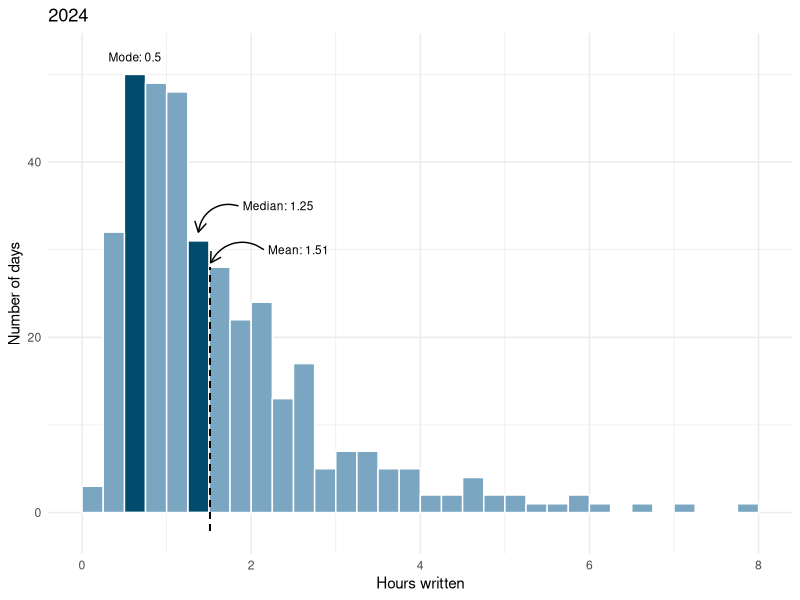
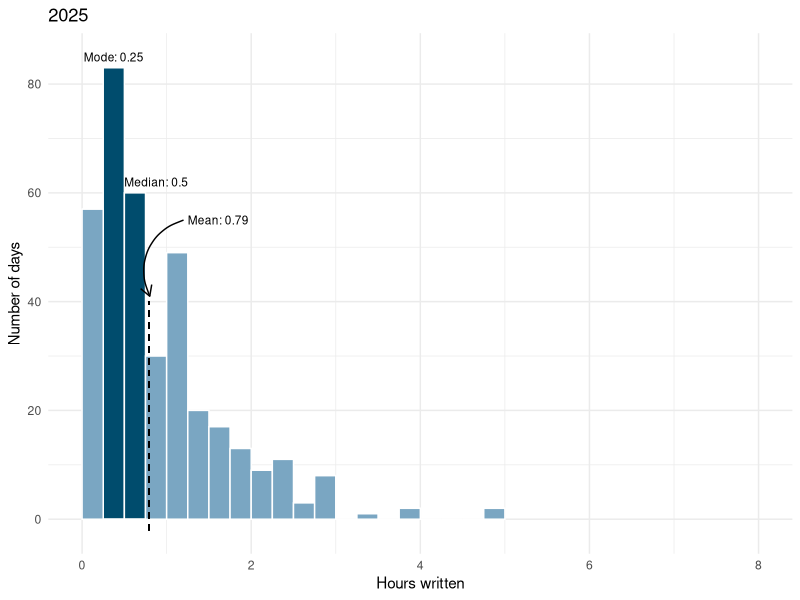
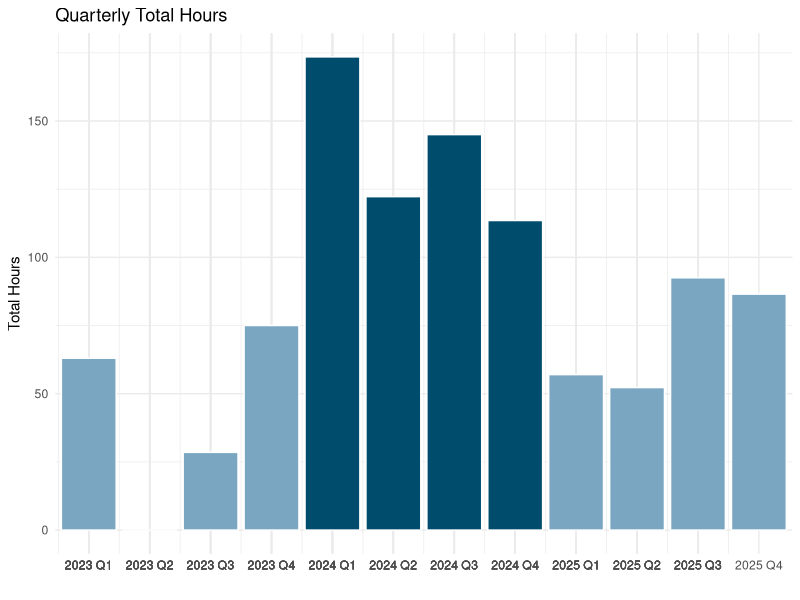
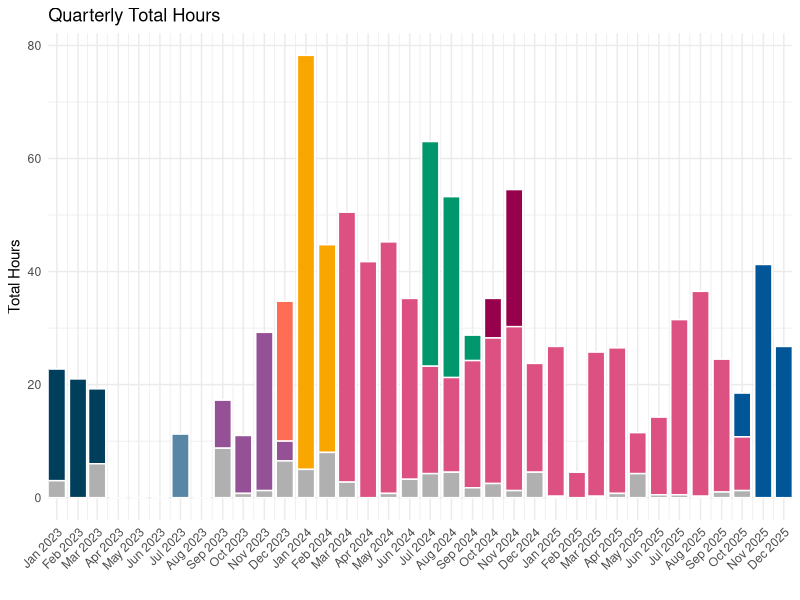
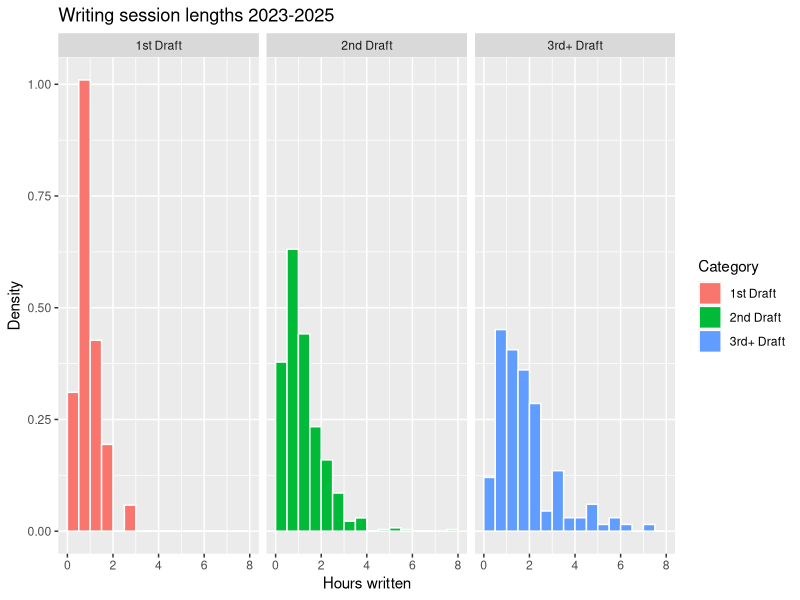

Here is the R script that generated these plots, in order:
## ---- chunk 1
knitr::opts_chunk$set(echo = FALSE)
knitr::opts_chunk$set(out.width = "100%")
library(zoo) #TODO: as.Date conflict
install.packages("tidyverse")
library(tidyverse)
library(knitr)
library(kableExtra)

timesheet <- read.csv("core_writing_data.csv")
timesheet$date <- as.Date(timesheet$Day, format = "%m/%d/%Y")
timesheet_complete <- timesheet %>%
  filter(!is.na(date)) %>%
  complete(date = seq(min(date), max(date), by = "day"), fill = list(Hours = 0, Time = "N/A", Category = "N/A", Project = "N/A", Sub.Project = ""))

#5 color palette
#003f5c
#58508d
#bc5090
#ff6361
#ffa600
## ---- chunk 2
year_2024 <- timesheet_complete %>%
  filter(year(date) == 2024) %>%
  group_by(date) %>%
  summarise(sum_hours = sum(Hours))

year_2024$highlight <- ifelse((year_2024$sum_hours == 0.5 
                                | year_2024$sum_hours == 1.25),
                              "Highlighted", "Normal")

ggplot(year_2024, aes(x = sum_hours, fill=highlight)) +
  geom_histogram(
    binwidth = 0.25,
    boundary = 0,
    closed = "left",
    color = "#FFFFFF",
    show.legend = FALSE
    ) +
  coord_cartesian(xlim = c(0, 8)) +
  scale_fill_manual(values = c("Highlighted" = "#004c6d", "Normal" = "#7AA6C2")) +
  theme_minimal() +
  labs(
    title = "2024",
    x = "Hours written",
    y = "Number of days"
  ) +
  annotate("text",
         x = 0.5 + .125, #center of bin
         y = 52,
         label = "Mode: 0.5",
         size = 3) +
  annotate("text",
         x = 1.9, 
         y = 35,
         label = "Median: 1.25",
         hjust = "left",
         size = 3) +
  annotate("curve",
           x = 1.9 - 0.05,
           y = 35,
           xend = 1.25 +.125,
           yend = 32,
           arrow = arrow(length = unit(0.3, "cm"))) +
  annotate("text",
         x = 2.2, 
         y = 30,
         label = "Mean: 1.51",
         hjust = "left",
         size = 3) +
  annotate("curve",
           x = 2.2 - 0.05,
           y = 30,
           xend = 1.52,
           yend = 28.5,
           arrow = arrow(length = unit(0.3, "cm"))) +
  geom_segment(
    aes(x=1.51, y=-2, xend=1.51, yend=28), 
    linewidth = 0.5,
    linetype = "dashed")
## ---- chunk 3

year_2025 <- timesheet_complete %>%
  filter(year(date) == 2025) %>%
  group_by(date) %>%
  summarise(sum_hours = sum(Hours))

year_2025$highlight <- ifelse((year_2025$sum_hours == 0.25 
                                | year_2025$sum_hours == 0.5),
                              "Highlighted", "Normal")

ggplot(year_2025, aes(x = sum_hours, fill=highlight)) +
  geom_histogram(
    binwidth = 0.25,
    boundary = 0,
    closed = "left",
    color = "#FFFFFF",
    show.legend = FALSE
    ) +
  coord_cartesian(xlim = c(0, 8)) +
  scale_fill_manual(values = c("Highlighted" = "#004c6d", "Normal" = "#7AA6C2")) +
  theme_minimal() +
  labs(
    title = "2025",
    x = "Hours written",
    y = "Number of days"
  ) +
  annotate("text",
         x = 0.25 + .125, #center of bin
         y = 83 + 2,
         label = "Mode: 0.25",
         size = 3) +
  annotate("text",
         x = 0.5, 
         y = 62,
         label = "Median: 0.5",
         hjust = "left",
         size = 3) +
  annotate("text",
         x = 1.25, 
         y = 55,
         label = "Mean: 0.79",
         hjust = "left",
         size = 3) +
  annotate("curve",
          x = 1.25 - 0.05, 
          y = 55, 
          xend = 0.79 + .01,
          yend = 41,
          arrow = arrow(length = unit(0.3, "cm"))) +
  geom_segment(
    aes(x=0.79, y=-2, xend=0.79, yend=40), 
    linewidth=0.5,
    linetype = "dashed")
## ---- chunk 4
quarterly_totals <- timesheet_complete %>%
  mutate(year_quarter = as.yearqtr(date)) %>% 
  group_by(year_quarter) %>%                  
  summarise(total_hours = sum(Hours)) %>%     
  ungroup()

quarterly_totals$highlight <- ifelse(
                  (floor
                   (as.numeric(as.yearqtr(quarterly_totals$year_quarter))) == 2024),
                              "Highlighted", "Normal")

ggplot(quarterly_totals, aes(x = year_quarter, y = total_hours,  fill=highlight)) +
  geom_col(color = "#ffffff", show.legend = FALSE) +
  scale_fill_manual(values = c("Highlighted" = "#004c6d", "Normal" = "#7AA6C2")) +
  labs(title = "Quarterly Total Hours",
       x = "",
       y = "Total Hours") +
  theme_minimal() +
  zoo::scale_x_yearqtr(format = "%Y Q%q", n = 99) + 
  coord_cartesian(xlim = as.yearqtr(c("2023 Q1", "2025 Q4")))


## ---- chunk 5
df <- data.frame(
  Category = c("Q1", "Q2", "Q3", "Q4"),
  y_2023 = c(63, 0, 28.5, 75),
  y_2024 = c(173.5, 122.25, 145, 113.5),
  y_2025 = c(57, 52.25, 92.5, 86.5)
)

df_with_total <- df %>%
  bind_rows(tibble(
    Category = "Total",
    y_2023 = sum(.$y_2023),
    y_2024 = sum(.$y_2024),
    y_2025 = sum(.$y_2025)
  ))

kable(df_with_total, col.names = c("", "2023", "2024","2025")) %>%
  kable_styling(bootstrap_options = "striped", full_width = F, position = "center") %>%
  row_spec(5, bold = T, )
## ---- chunk 6
timeline <- read.csv("timeline_annotated.csv")
timeline$date <- as.Date(timeline$Day, format = "%m/%d/%Y")
timeline_complete <- timeline %>%
  filter(!is.na(date)) %>%
  complete(date = seq(min(date), max(date), by = "day"), fill = list(Hours = 0, Category = "N/A", Project = "N/A", Sub.Project = "", Timeline.category = ""))

monthly_timeline <- timeline_complete %>%
  mutate(year_month = floor_date(date, "month")) %>%
  group_by(year_month, Timeline.category) %>%
  summarise(total_hours = sum(Hours)) %>%
  ungroup()

custom_colors <- c("9 none" = "#B0B0B0",
"5 Sorceress 2nd" = "#003f5c",
"8 1st draft attempt" = "#5886a5",
"7 Raven 1st" = "#955196",
"6 Sorceress 3rd" = "#ff6e54",
"4 Sorceress 4th - R & R" = "#faa600",
"3 Raven 2nd" = "#dd5182",
"2 Sorceress 5th" = "#01976C",
"1 Katarin 1st" = "#97014B",
"0 Katarin 2nd" = "#015697")


ggplot(monthly_timeline, aes(x = year_month, y = total_hours,  fill=Timeline.category)) +
  geom_col(color = "#ffffff", show.legend = FALSE) +
  scale_fill_manual(values = custom_colors) +
  labs(title = "Quarterly Total Hours",
       x = "",
       y = "Total Hours") +
  theme_minimal() +
  scale_x_date(
    date_breaks = "1 month",
    date_labels = "%b %Y",  
    expand = expansion(mult = c(0, 0))
  ) +
  theme(axis.text.x = element_text(angle = 45, hjust = 1))


## ---- chunk 7



timesheet_complete %>%
  filter(Category %in% c("1st Draft", "2nd Draft", "3rd+ Draft")) %>%
  ggplot(aes(x = Hours, fill=Category)) +
  geom_histogram(
    binwidth = 0.5,
    boundary = 0,
    closed = "left",
    color = "#FFFFFF",
    aes(y = after_stat(density))
    ) +
  labs(
    title = "Writing session lengths 2023-2025",
    x = "Hours written",
    y = "Density"
  ) +
  facet_wrap(~ Category)

# timesheet_complete %>%
#   filter(Category %in% c("1st Draft", "2nd Draft", "3rd+ Draft")) %>%
#   ggplot(aes(x = date, y = Hours, color = Category)) +
#     geom_point(alpha = .25)
